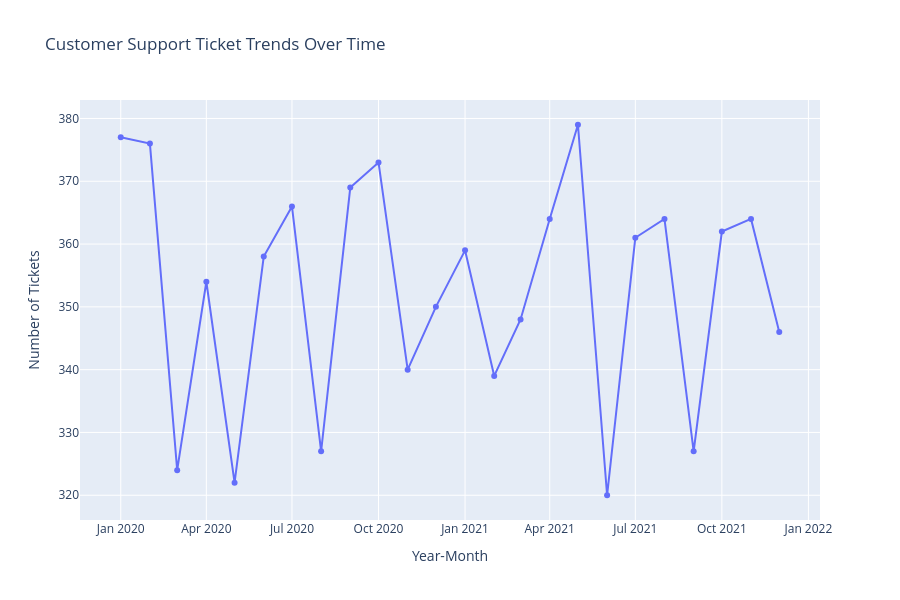

Notebook code cell kept with this figure:
### Code cell
# Convert date column
df['Date of Purchase'] = pd.to_datetime(df['Date of Purchase'])
df['YearMonth'] = df['Date of Purchase'].dt.to_period('M').astype(str)

# Group data
ticket_trends = (
    df.groupby('YearMonth')
    .size()
    .reset_index(name='Number of Tickets')
)

# Plot with increased height
fig = px.line(
    ticket_trends,
    x='YearMonth',
    y='Number of Tickets',
    markers=True,
    title='Customer Support Ticket Trends Over Time',
    height=600   # 👈 increased height
)

fig.update_layout(
    xaxis_title='Year-Month',
    yaxis_title='Number of Tickets',
    hovermode='x unified'
)

fig.show()

### Figure 1 — Plotly figure (JSON) as saved in the notebook; plotly's stock layout.template omitted (floating-point values rounded to 4 significant figures)
{"data": [{"hovertemplate": "YearMonth=%{x}<br>Number of Tickets=%{y}<extra></extra>", "legendgroup": "", "line": {"color": "#636efa", "dash": "solid"}, "marker": {"symbol": "circle"}, "mode": "lines+markers", "name": "", "orientation": "v", "showlegend": false, "type": "scatter", "x": ["2020-01", "2020-02", "2020-03", "2020-04", "2020-05", "2020-06", "2020-07", "2020-08", "2020-09", "2020-10", "2020-11", "2020-12", "2021-01", "2021-02", "2021-03", "2021-04", "2021-05", "2021-06", "2021-07", "2021-08", "2021-09", "2021-10", "2021-11", "2021-12"], "xaxis": "x", "y": [377, 376, 324, 354, 322, 358, 366, 327, 369, 373, 340, 350, 359, 339, 348, 364, 379, 320, 361, 364, 327, 362, 364, 346], "yaxis": "y"}], "layout": {"height": 600, "hovermode": "x unified", "legend": {"tracegroupgap": 0}, "title": {"text": "Customer Support Ticket Trends Over Time"}, "xaxis": {"anchor": "y", "domain": [0, 1], "title": {"text": "Year-Month"}}, "yaxis": {"anchor": "x", "domain": [0, 1], "title": {"text": "Number of Tickets"}}}}
